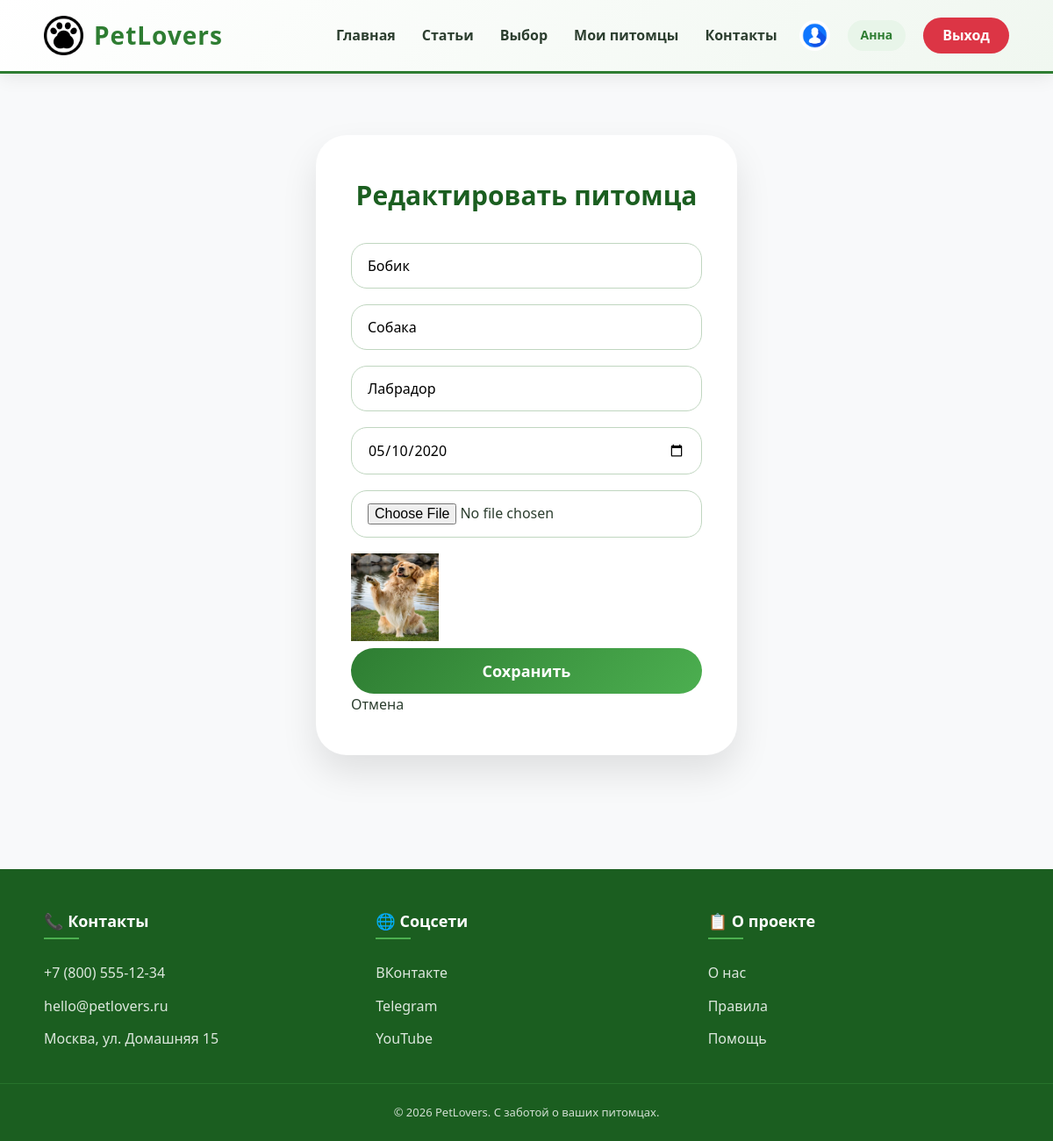
Screenshot of /petlovers/site/edit_pet.php?id=1 (signed in) with the database file from the repository.
### tables this page shows
CREATE TABLE `pets` (
  `id` int(11) NOT NULL,
  `user_id` int(11) NOT NULL,
  `name` varchar(100) NOT NULL,
  `species` varchar(50) NOT NULL,
  `breed` varchar(100) DEFAULT NULL,
  `birth_date` date DEFAULT NULL,
  `photo` varchar(500) DEFAULT NULL,
  `created_at` timestamp NULL DEFAULT CURRENT_TIMESTAMP
);

### petlovers/site/helpers.php (called while the page is built, shortened)
<?php
function h($string) {
    return htmlspecialchars($string, ENT_QUOTES, 'UTF-8');
}
function getPetById($id) {
    global $pdo;
    $stmt = $pdo->prepare("SELECT * FROM pets WHERE id = ?");
    $stmt->execute([$id]);
    return $stmt->fetch();
}

### petlovers/site/edit_pet.php (the view, shortened to what this page needs)
<?php
require_once __DIR__ . '/templates/head.php';
require_once __DIR__ . '/templates/header.php';
$petId = $_GET['id'] ?? 0;
$pet = getPetById($petId);
?>
<div class="form-container">
    <h2>Редактировать питомца</h2>
    <form method="POST" enctype="multipart/form-data">
        <input type="text" name="name" value="<?= h($pet['name']) ?>" required>
        <input type="text" name="species" value="<?= h($pet['species']) ?>" required>
        <input type="text" name="breed" value="<?= h($pet['breed']) ?>" placeholder="Порода">
        <input type="date" name="birth_date" value="<?= h($pet['birth_date']) ?>">
        <input type="file" name="photo" accept="image/*">
        <?php if($pet['photo']): ?>
            <img src="<?= $pet['photo'] ?>" alt="Фото" width="100">
        <?php endif; ?>
        <button type="submit">Сохранить</button>
        <a href="profile.php" class="btn-cancel">Отмена</a>
    </form>
</div>
<?php require_once __DIR__ . '/templates/footer.php'; ?>

### petlovers/assets/css/base.css (style rules this page uses)
* { margin: 0; padding: 0; box-sizing: border-box; }
body { font-family: 'Segoe UI', Tahoma, Geneva, Verdana, Arial, sans-serif; background-color: #f8f9fa; color: #2c3e2f; display: flex; flex-direction: column; min-height: 100vh; line-height: 1.6; }
img { max-width: 100%; height: auto; }
a { text-decoration: none; color: inherit; }
input, textarea, select, button { font-family: inherit; font-size: inherit; }

### petlovers/assets/css/layout.css (style rules this page uses)
* { margin: 0; padding: 0; box-sizing: border-box; }
body { font-family: 'Segoe UI', Tahoma, Geneva, Verdana, Arial, sans-serif; background-color: #f8f9fa; color: #2c3e2f; display: flex; flex-direction: column; min-height: 100vh; line-height: 1.6; }

### petlovers/assets/css/components.css (style rules this page uses)
.form-container { max-width: 480px; margin: 40px auto; background: white; padding: 45px 40px; border-radius: 35px; box-shadow: 0 20px 40px rgba(0, 0, 0, 0.1); }
.form-container h2 { text-align: center; color: #1b5e20; margin-bottom: 30px; font-size: 30px; }
.form-container input { width: 100%; padding: 14px 18px; margin-bottom: 18px; border: 1px solid #c0d6c0; border-radius: 18px; font-size: 16px; transition: all 0.3s; }
.form-container button { width: 100%; padding: 14px; background: linear-gradient(135deg, #2e7d32, #4caf50); color: white; border: none; border-radius: 40px; font-size: 18px; font-weight: 700; cursor: pointer; transition: all 0.3s; }

### rows the page displays
pets: name "Бобик", species "Собака", breed "Лабрадор", birth_date "05/10/2020", photo (picture)

### other values shown
APP_NAME "PetLovers"
$_SESSION['user_name'] "Анна"
